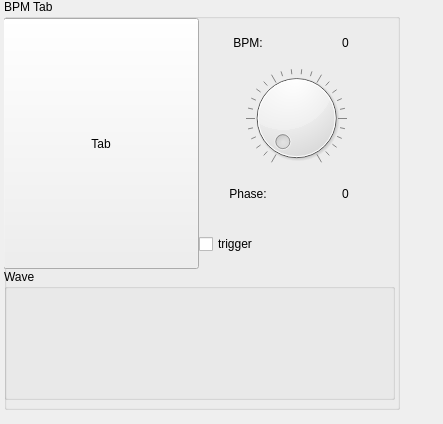
<?xml version="1.0" encoding="UTF-8"?>
<ui version="4.0">
 <class>BpmTab</class>
 <widget class="QWidget" name="BpmTab">
  <property name="geometry">
   <rect>
    <x>0</x>
    <y>0</y>
    <width>443</width>
    <height>424</height>
   </rect>
  </property>
  <property name="windowTitle">
   <string>Form</string>
  </property>
  <widget class="QWidget" name="verticalLayoutWidget">
   <property name="geometry">
    <rect>
     <x>-1</x>
     <y>-1</y>
     <width>401</width>
     <height>411</height>
    </rect>
   </property>
   <layout class="QVBoxLayout" name="mainVerticalLayout">
    <property name="leftMargin">
     <number>5</number>
    </property>
    <item>
     <widget class="QGroupBox" name="groupBox">
      <property name="title">
       <string>BPM Tab</string>
      </property>
      <widget class="QWidget" name="horizontalLayoutWidget">
       <property name="geometry">
        <rect>
         <x>-1</x>
         <y>19</y>
         <width>391</width>
         <height>251</height>
        </rect>
       </property>
       <layout class="QHBoxLayout" name="horizontalLayout">
        <property name="spacing">
         <number>0</number>
        </property>
        <item>
         <widget class="QPushButton" name="tabButton">
          <property name="sizePolicy">
           <sizepolicy hsizetype="Minimum" vsizetype="Expanding">
            <horstretch>0</horstretch>
            <verstretch>0</verstretch>
           </sizepolicy>
          </property>
          <property name="text">
           <string>Tab</string>
          </property>
         </widget>
        </item>
        <item>
         <layout class="QVBoxLayout" name="verticalLayout_2">
          <item>
           <layout class="QHBoxLayout" name="horizontalLayout_2">
            <item>
             <widget class="QLabel" name="label_1">
              <property name="text">
               <string>BPM:</string>
              </property>
              <property name="alignment">
               <set>Qt::AlignCenter</set>
              </property>
             </widget>
            </item>
            <item>
             <widget class="QLabel" name="bpmLabel">
              <property name="text">
               <string>0</string>
              </property>
              <property name="alignment">
               <set>Qt::AlignCenter</set>
              </property>
             </widget>
            </item>
           </layout>
          </item>
          <item>
           <widget class="QDial" name="phaseDial">
            <property name="notchesVisible">
             <bool>true</bool>
            </property>
           </widget>
          </item>
          <item>
           <layout class="QHBoxLayout" name="horizontalLayout_3">
            <item>
             <widget class="QLabel" name="label_2">
              <property name="text">
               <string>Phase:</string>
              </property>
              <property name="alignment">
               <set>Qt::AlignCenter</set>
              </property>
             </widget>
            </item>
            <item>
             <widget class="QLabel" name="phaseLabel">
              <property name="text">
               <string>0</string>
              </property>
              <property name="alignment">
               <set>Qt::AlignCenter</set>
              </property>
             </widget>
            </item>
           </layout>
          </item>
          <item>
           <layout class="QHBoxLayout" name="horizontalLayout_4">
            <item>
             <widget class="QCheckBox" name="triggerCheckBox">
              <property name="text">
               <string>trigger</string>
              </property>
             </widget>
            </item>
            <item>
             <widget class="QLabel" name="statusLabel">
              <property name="text">
               <string/>
              </property>
             </widget>
            </item>
           </layout>
          </item>
         </layout>
        </item>
       </layout>
      </widget>
      <widget class="QGroupBox" name="waveBox">
       <property name="geometry">
        <rect>
         <x>0</x>
         <y>270</y>
         <width>391</width>
         <height>131</height>
        </rect>
       </property>
       <property name="title">
        <string>Wave</string>
       </property>
      </widget>
     </widget>
    </item>
   </layout>
  </widget>
 </widget>
 <resources/>
 <connections/>
</ui>
